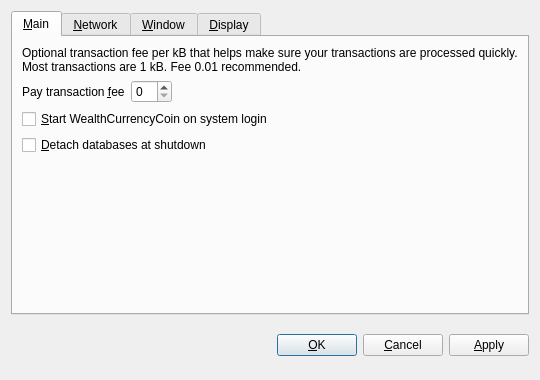
<?xml version="1.0" encoding="UTF-8"?>
<ui version="4.0">
 <class>OptionsDialog</class>
 <widget class="QDialog" name="OptionsDialog">
  <property name="geometry">
   <rect>
    <x>0</x>
    <y>0</y>
    <width>540</width>
    <height>380</height>
   </rect>
  </property>
  <property name="windowTitle">
   <string>Options</string>
  </property>
  <property name="modal">
   <bool>true</bool>
  </property>
  <layout class="QVBoxLayout" name="verticalLayout">
   <item>
    <widget class="QTabWidget" name="tabWidget">
     <property name="tabPosition">
      <enum>QTabWidget::North</enum>
     </property>
     <property name="currentIndex">
      <number>0</number>
     </property>
     <widget class="QWidget" name="tabMain">
      <attribute name="title">
       <string>&amp;Main</string>
      </attribute>
      <layout class="QVBoxLayout" name="verticalLayout_Main">
       <item>
        <widget class="QLabel" name="transactionFeeInfoLabel">
         <property name="text">
          <string>Optional transaction fee per kB that helps make sure your transactions are processed quickly. Most transactions are 1 kB. Fee 0.01 recommended.</string>
         </property>
         <property name="textFormat">
          <enum>Qt::PlainText</enum>
         </property>
         <property name="wordWrap">
          <bool>true</bool>
         </property>
        </widget>
       </item>
       <item>
        <layout class="QHBoxLayout" name="horizontalLayout_Main">
         <item>
          <widget class="QLabel" name="transactionFeeLabel">
           <property name="text">
            <string>Pay transaction &amp;fee</string>
           </property>
           <property name="textFormat">
            <enum>Qt::PlainText</enum>
           </property>
           <property name="buddy">
            <cstring>transactionFee</cstring>
           </property>
          </widget>
         </item>
         <item>
          <widget class="BitcoinAmountField" name="transactionFee"/>
         </item>
         <item>
          <spacer name="horizontalSpacer_Main">
           <property name="orientation">
            <enum>Qt::Horizontal</enum>
           </property>
           <property name="sizeHint" stdset="0">
            <size>
             <width>40</width>
             <height>20</height>
            </size>
           </property>
          </spacer>
         </item>
        </layout>
       </item>
       <item>
        <widget class="QCheckBox" name="bitcoinAtStartup">
         <property name="toolTip">
          <string>Automatically start WealthCurrencyCoin after logging in to the system.</string>
         </property>
         <property name="text">
          <string>&amp;Start WealthCurrencyCoin on system login</string>
         </property>
        </widget>
       </item>
       <item>
        <widget class="QCheckBox" name="detachDatabases">
         <property name="toolTip">
          <string>Detach block and address databases at shutdown. This means they can be moved to another data directory, but it slows down shutdown. The wallet is always detached.</string>
         </property>
         <property name="text">
          <string>&amp;Detach databases at shutdown</string>
         </property>
        </widget>
       </item>
       <item>
        <spacer name="verticalSpacer_Main">
         <property name="orientation">
          <enum>Qt::Vertical</enum>
         </property>
         <property name="sizeHint" stdset="0">
          <size>
           <width>20</width>
           <height>40</height>
          </size>
         </property>
        </spacer>
       </item>
      </layout>
     </widget>
     <widget class="QWidget" name="tabNetwork">
      <attribute name="title">
       <string>&amp;Network</string>
      </attribute>
      <layout class="QVBoxLayout" name="verticalLayout_Network">
       <item>
        <widget class="QCheckBox" name="mapPortUpnp">
         <property name="toolTip">
          <string>Automatically open the WealthCurrencyCoin client port on the router. This only works when your router supports UPnP and it is enabled.</string>
         </property>
         <property name="text">
          <string>Map port using &amp;UPnP</string>
         </property>
        </widget>
       </item>
       <item>
        <widget class="QCheckBox" name="connectSocks">
         <property name="toolTip">
          <string>Connect to the WealthCurrencyCoin network through a SOCKS proxy (e.g. when connecting through Tor).</string>
         </property>
         <property name="text">
          <string>&amp;Connect through SOCKS proxy:</string>
         </property>
        </widget>
       </item>
       <item>
        <layout class="QHBoxLayout" name="horizontalLayout_Network">
         <item>
          <widget class="QLabel" name="proxyIpLabel">
           <property name="text">
            <string>Proxy &amp;IP:</string>
           </property>
           <property name="textFormat">
            <enum>Qt::PlainText</enum>
           </property>
           <property name="buddy">
            <cstring>proxyIp</cstring>
           </property>
          </widget>
         </item>
         <item>
          <widget class="QValidatedLineEdit" name="proxyIp">
           <property name="maximumSize">
            <size>
             <width>140</width>
             <height>16777215</height>
            </size>
           </property>
           <property name="toolTip">
            <string>IP address of the proxy (e.g. 127.0.0.1)</string>
           </property>
          </widget>
         </item>
         <item>
          <widget class="QLabel" name="proxyPortLabel">
           <property name="text">
            <string>&amp;Port:</string>
           </property>
           <property name="textFormat">
            <enum>Qt::PlainText</enum>
           </property>
           <property name="buddy">
            <cstring>proxyPort</cstring>
           </property>
          </widget>
         </item>
         <item>
          <widget class="QLineEdit" name="proxyPort">
           <property name="maximumSize">
            <size>
             <width>55</width>
             <height>16777215</height>
            </size>
           </property>
           <property name="toolTip">
            <string>Port of the proxy (e.g. 9050)</string>
           </property>
          </widget>
         </item>
         <item>
          <widget class="QLabel" name="socksVersionLabel">
           <property name="text">
            <string>SOCKS &amp;Version:</string>
           </property>
           <property name="textFormat">
            <enum>Qt::PlainText</enum>
           </property>
           <property name="buddy">
            <cstring>socksVersion</cstring>
           </property>
          </widget>
         </item>
         <item>
          <widget class="QValueComboBox" name="socksVersion">
           <property name="toolTip">
            <string>SOCKS version of the proxy (e.g. 5)</string>
           </property>
          </widget>
         </item>
         <item>
          <spacer name="horizontalSpacer_Network">
           <property name="orientation">
            <enum>Qt::Horizontal</enum>
           </property>
           <property name="sizeHint" stdset="0">
            <size>
             <width>40</width>
             <height>20</height>
            </size>
           </property>
          </spacer>
         </item>
        </layout>
       </item>
       <item>
        <spacer name="verticalSpacer_Network">
         <property name="orientation">
          <enum>Qt::Vertical</enum>
         </property>
         <property name="sizeHint" stdset="0">
          <size>
           <width>20</width>
           <height>40</height>
          </size>
         </property>
        </spacer>
       </item>
      </layout>
     </widget>
     <widget class="QWidget" name="tabWindow">
      <attribute name="title">
       <string>&amp;Window</string>
      </attribute>
      <layout class="QVBoxLayout" name="verticalLayout_Window">
       <item>
        <widget class="QCheckBox" name="minimizeToTray">
         <property name="toolTip">
          <string>Show only a tray icon after minimizing the window.</string>
         </property>
         <property name="text">
          <string>&amp;Minimize to the tray instead of the taskbar</string>
         </property>
        </widget>
       </item>
       <item>
        <widget class="QCheckBox" name="minimizeOnClose">
         <property name="toolTip">
          <string>Minimize instead of exit the application when the window is closed. When this option is enabled, the application will be closed only after selecting Quit in the menu.</string>
         </property>
         <property name="text">
          <string>M&amp;inimize on close</string>
         </property>
        </widget>
       </item>
       <item>
        <spacer name="verticalSpacer_Window">
         <property name="orientation">
          <enum>Qt::Vertical</enum>
         </property>
         <property name="sizeHint" stdset="0">
          <size>
           <width>20</width>
           <height>40</height>
          </size>
         </property>
        </spacer>
       </item>
      </layout>
     </widget>
     <widget class="QWidget" name="tabDisplay">
      <attribute name="title">
       <string>&amp;Display</string>
      </attribute>
      <layout class="QVBoxLayout" name="verticalLayout_Display">
       <item>
        <layout class="QHBoxLayout" name="horizontalLayout_1_Display">
         <item>
          <widget class="QLabel" name="langLabel">
           <property name="text">
            <string>User Interface &amp;language:</string>
           </property>
           <property name="textFormat">
            <enum>Qt::PlainText</enum>
           </property>
           <property name="buddy">
            <cstring>lang</cstring>
           </property>
          </widget>
         </item>
         <item>
          <widget class="QValueComboBox" name="lang">
           <property name="toolTip">
            <string>The user interface language can be set here. This setting will take effect after restarting WealthCurrencyCoin.</string>
           </property>
          </widget>
         </item>
        </layout>
       </item>
       <item>
        <layout class="QHBoxLayout" name="horizontalLayout_2_Display">
         <item>
          <widget class="QLabel" name="unitLabel">
           <property name="text">
            <string>&amp;Unit to show amounts in:</string>
           </property>
           <property name="textFormat">
            <enum>Qt::PlainText</enum>
           </property>
           <property name="buddy">
            <cstring>unit</cstring>
           </property>
          </widget>
         </item>
         <item>
          <widget class="QValueComboBox" name="unit">
           <property name="toolTip">
            <string>Choose the default subdivision unit to show in the interface and when sending coins.</string>
           </property>
          </widget>
         </item>
        </layout>
       </item>
       <item>
        <widget class="QCheckBox" name="displayAddresses">
         <property name="toolTip">
          <string>Whether to show WealthCurrencyCoin addresses in the transaction list or not.</string>
         </property>
         <property name="text">
          <string>&amp;Display addresses in transaction list</string>
         </property>
        </widget>
       </item>
       <item>
        <spacer name="verticalSpacer_Display">
         <property name="orientation">
          <enum>Qt::Vertical</enum>
         </property>
         <property name="sizeHint" stdset="0">
          <size>
           <width>20</width>
           <height>40</height>
          </size>
         </property>
        </spacer>
       </item>
      </layout>
     </widget>
    </widget>
   </item>
   <item>
    <layout class="QHBoxLayout" name="horizontalLayout_Buttons">
     <item>
      <spacer name="horizontalSpacer_1">
       <property name="orientation">
        <enum>Qt::Horizontal</enum>
       </property>
       <property name="sizeHint" stdset="0">
        <size>
         <width>40</width>
         <height>48</height>
        </size>
       </property>
      </spacer>
     </item>
     <item>
      <widget class="QLabel" name="statusLabel">
       <property name="font">
        <font>
         <weight>75</weight>
         <bold>true</bold>
        </font>
       </property>
       <property name="text">
        <string/>
       </property>
       <property name="textFormat">
        <enum>Qt::PlainText</enum>
       </property>
       <property name="wordWrap">
        <bool>true</bool>
       </property>
      </widget>
     </item>
     <item>
      <spacer name="horizontalSpacer_2">
       <property name="orientation">
        <enum>Qt::Horizontal</enum>
       </property>
       <property name="sizeHint" stdset="0">
        <size>
         <width>40</width>
         <height>48</height>
        </size>
       </property>
      </spacer>
     </item>
     <item>
      <widget class="QPushButton" name="okButton">
       <property name="text">
        <string>&amp;OK</string>
       </property>
      </widget>
     </item>
     <item>
      <widget class="QPushButton" name="cancelButton">
       <property name="text">
        <string>&amp;Cancel</string>
       </property>
       <property name="autoDefault">
        <bool>false</bool>
       </property>
      </widget>
     </item>
     <item>
      <widget class="QPushButton" name="applyButton">
       <property name="text">
        <string>&amp;Apply</string>
       </property>
       <property name="autoDefault">
        <bool>false</bool>
       </property>
      </widget>
     </item>
    </layout>
   </item>
  </layout>
 </widget>
 <customwidgets>
  <customwidget>
   <class>BitcoinAmountField</class>
   <extends>QSpinBox</extends>
   <header>bitcoinamountfield.h</header>
  </customwidget>
  <customwidget>
   <class>QValueComboBox</class>
   <extends>QComboBox</extends>
   <header>qvaluecombobox.h</header>
  </customwidget>
  <customwidget>
   <class>QValidatedLineEdit</class>
   <extends>QLineEdit</extends>
   <header>qvalidatedlineedit.h</header>
  </customwidget>
 </customwidgets>
 <resources/>
 <connections/>
</ui>
